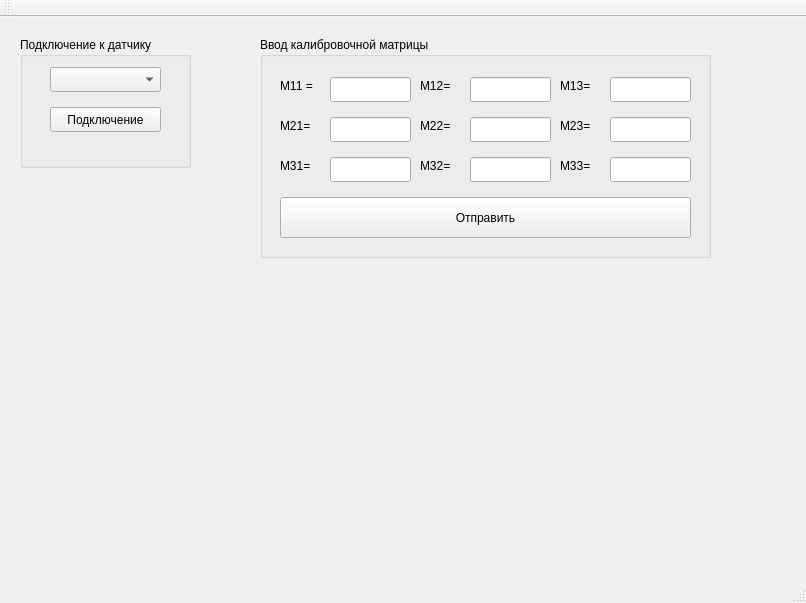
<?xml version="1.0" encoding="UTF-8"?>
<ui version="4.0">
 <class>MainWindow</class>
 <widget class="QMainWindow" name="MainWindow">
  <property name="geometry">
   <rect>
    <x>0</x>
    <y>0</y>
    <width>806</width>
    <height>603</height>
   </rect>
  </property>
  <property name="windowTitle">
   <string>MainWindow</string>
  </property>
  <widget class="QWidget" name="centralWidget">
   <widget class="QGroupBox" name="groupBox">
    <property name="geometry">
     <rect>
      <x>20</x>
      <y>20</y>
      <width>171</width>
      <height>131</height>
     </rect>
    </property>
    <property name="title">
     <string>Подключение к датчику</string>
    </property>
    <widget class="QPushButton" name="connectButton">
     <property name="geometry">
      <rect>
       <x>30</x>
       <y>70</y>
       <width>111</width>
       <height>25</height>
      </rect>
     </property>
     <property name="text">
      <string>Подключение</string>
     </property>
    </widget>
    <widget class="QComboBox" name="portsBox">
     <property name="geometry">
      <rect>
       <x>30</x>
       <y>30</y>
       <width>111</width>
       <height>25</height>
      </rect>
     </property>
    </widget>
    <widget class="QLabel" name="connectLabel">
     <property name="geometry">
      <rect>
       <x>30</x>
       <y>100</y>
       <width>111</width>
       <height>20</height>
      </rect>
     </property>
     <property name="text">
      <string/>
     </property>
    </widget>
   </widget>
   <widget class="QGroupBox" name="groupBox_2">
    <property name="geometry">
     <rect>
      <x>260</x>
      <y>20</y>
      <width>451</width>
      <height>221</height>
     </rect>
    </property>
    <property name="title">
     <string>Ввод калибровочной матрицы</string>
    </property>
    <widget class="QLabel" name="label_9">
     <property name="geometry">
      <rect>
       <x>300</x>
       <y>80</y>
       <width>41</width>
       <height>17</height>
      </rect>
     </property>
     <property name="text">
      <string>M23= </string>
     </property>
    </widget>
    <widget class="QLabel" name="label_2">
     <property name="geometry">
      <rect>
       <x>20</x>
       <y>80</y>
       <width>41</width>
       <height>17</height>
      </rect>
     </property>
     <property name="text">
      <string>M21= </string>
     </property>
    </widget>
    <widget class="QLineEdit" name="m21lineEdit">
     <property name="geometry">
      <rect>
       <x>70</x>
       <y>80</y>
       <width>81</width>
       <height>25</height>
      </rect>
     </property>
    </widget>
    <widget class="QLineEdit" name="m31lineEdit">
     <property name="geometry">
      <rect>
       <x>70</x>
       <y>120</y>
       <width>81</width>
       <height>25</height>
      </rect>
     </property>
    </widget>
    <widget class="QLineEdit" name="m32lineEdit">
     <property name="geometry">
      <rect>
       <x>210</x>
       <y>120</y>
       <width>81</width>
       <height>25</height>
      </rect>
     </property>
    </widget>
    <widget class="QLineEdit" name="m11lineEdit">
     <property name="geometry">
      <rect>
       <x>70</x>
       <y>40</y>
       <width>81</width>
       <height>25</height>
      </rect>
     </property>
    </widget>
    <widget class="QLabel" name="label_6">
     <property name="geometry">
      <rect>
       <x>160</x>
       <y>120</y>
       <width>41</width>
       <height>17</height>
      </rect>
     </property>
     <property name="text">
      <string>M32= </string>
     </property>
    </widget>
    <widget class="QLineEdit" name="m22lineEdit">
     <property name="geometry">
      <rect>
       <x>210</x>
       <y>80</y>
       <width>81</width>
       <height>25</height>
      </rect>
     </property>
    </widget>
    <widget class="QLabel" name="label_8">
     <property name="geometry">
      <rect>
       <x>300</x>
       <y>40</y>
       <width>41</width>
       <height>17</height>
      </rect>
     </property>
     <property name="text">
      <string>M13= </string>
     </property>
    </widget>
    <widget class="QLineEdit" name="m13lineEdit">
     <property name="geometry">
      <rect>
       <x>350</x>
       <y>40</y>
       <width>81</width>
       <height>25</height>
      </rect>
     </property>
    </widget>
    <widget class="QLabel" name="label_4">
     <property name="geometry">
      <rect>
       <x>160</x>
       <y>40</y>
       <width>41</width>
       <height>17</height>
      </rect>
     </property>
     <property name="text">
      <string>M12= </string>
     </property>
    </widget>
    <widget class="QLineEdit" name="m33lineEdit">
     <property name="geometry">
      <rect>
       <x>350</x>
       <y>120</y>
       <width>81</width>
       <height>25</height>
      </rect>
     </property>
    </widget>
    <widget class="QLineEdit" name="m12lineEdit">
     <property name="geometry">
      <rect>
       <x>210</x>
       <y>40</y>
       <width>81</width>
       <height>25</height>
      </rect>
     </property>
    </widget>
    <widget class="QLabel" name="label_3">
     <property name="geometry">
      <rect>
       <x>20</x>
       <y>120</y>
       <width>41</width>
       <height>17</height>
      </rect>
     </property>
     <property name="text">
      <string>M31= </string>
     </property>
    </widget>
    <widget class="QLabel" name="label_7">
     <property name="geometry">
      <rect>
       <x>300</x>
       <y>120</y>
       <width>41</width>
       <height>17</height>
      </rect>
     </property>
     <property name="text">
      <string>M33= </string>
     </property>
    </widget>
    <widget class="QLabel" name="label">
     <property name="geometry">
      <rect>
       <x>20</x>
       <y>40</y>
       <width>41</width>
       <height>17</height>
      </rect>
     </property>
     <property name="text">
      <string>M11 = </string>
     </property>
    </widget>
    <widget class="QLineEdit" name="m23lineEdit">
     <property name="geometry">
      <rect>
       <x>350</x>
       <y>80</y>
       <width>81</width>
       <height>25</height>
      </rect>
     </property>
    </widget>
    <widget class="QLabel" name="label_5">
     <property name="geometry">
      <rect>
       <x>160</x>
       <y>80</y>
       <width>41</width>
       <height>17</height>
      </rect>
     </property>
     <property name="text">
      <string>M22= </string>
     </property>
    </widget>
    <widget class="QPushButton" name="transmitMatrixButton">
     <property name="geometry">
      <rect>
       <x>20</x>
       <y>160</y>
       <width>411</width>
       <height>41</height>
      </rect>
     </property>
     <property name="text">
      <string>Отправить</string>
     </property>
    </widget>
   </widget>
  </widget>
  <widget class="QMenuBar" name="menuBar">
   <property name="geometry">
    <rect>
     <x>0</x>
     <y>0</y>
     <width>806</width>
     <height>22</height>
    </rect>
   </property>
  </widget>
  <widget class="QToolBar" name="mainToolBar">
   <attribute name="toolBarArea">
    <enum>TopToolBarArea</enum>
   </attribute>
   <attribute name="toolBarBreak">
    <bool>false</bool>
   </attribute>
  </widget>
  <widget class="QStatusBar" name="statusBar"/>
 </widget>
 <layoutdefault spacing="6" margin="11"/>
 <resources/>
 <connections/>
</ui>
